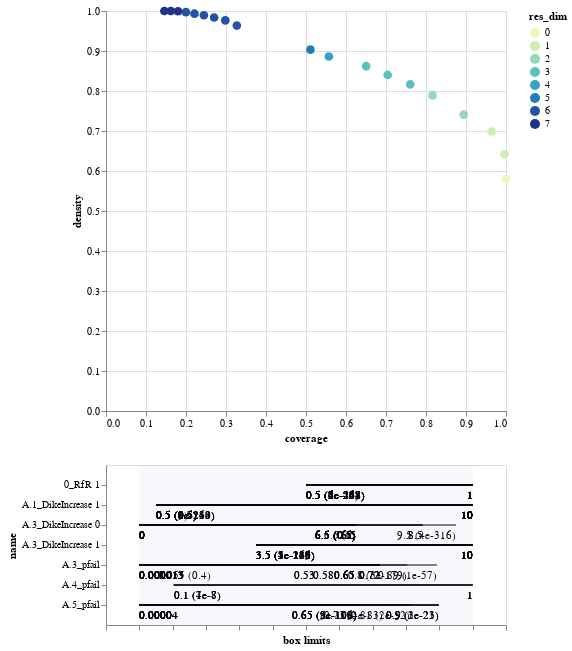

Notebook cell for this chart:
### Code cell
# Run this cell for an interactive plot
box_death_r10.inspect_tradeoff()

### Figure 1 — Vega-Lite specification as saved in the notebook (floating-point values rounded to 4 significant figures)
{"config": {"view": {"continuousWidth": 400, "continuousHeight": 300}}, "vconcat": [{"data": {"name": "data-34856928024be6ad184b5ddd061bc051"}, "mark": {"type": "circle", "size": 75}, "encoding": {"color": {"type": "ordinal", "field": "res_dim", "scale": {"range": ["#eff9b6", "#d0edb3", "#97d6b9", "#5dc0c0", "#31a5c2", "#1f80b8", "#2354a3", "#21318d"]}}, "opacity": {"condition": {"value": 1, "selection": "selector003"}, "value": 0.4}, "tooltip": [{"type": "ordinal", "field": "id"}, {"type": "quantitative", "field": "coverage", "format": ".2"}, {"type": "quantitative", "field": "density", "format": ".2"}, {"type": "ordinal", "field": "res_dim"}], "x": {"type": "quantitative", "field": "coverage"}, "y": {"type": "quantitative", "field": "density"}}, "height": 400, "selection": {"selector003": {"type": "single", "fields": ["id"]}}, "width": 400}, {"layer": [{"data": {"name": "data-080e286ee16fa32d88910ec360975a58"}, "mark": "rule", "encoding": {"x": {"type": "quantitative", "axis": {"grid": false, "labels": false, "title": "box limits"}, "field": "x_lower", "scale": {"domain": [0, 1], "padding": 0.1}}, "x2": {"field": "x_upper"}, "y": {"type": "nominal", "field": "name", "scale": {"padding": 1.0}}}, "transform": [{"calculate": "(datum.x1-datum.minimum)/(datum.maximum-datum.minimum)", "as": "x_lower"}, {"calculate": "(datum.x2-datum.minimum)/(datum.maximum-datum.minimum)", "as": "x_upper"}, {"filter": {"selection": "selector003"}}], "width": 400}, {"data": {"name": "data-080e286ee16fa32d88910ec360975a58"}, "mark": {"type": "text", "align": "left", "baseline": "top", "dy": 5}, "encoding": {"text": {"type": "ordinal", "field": "text"}, "x": {"type": "quantitative", "axis": {"grid": false, "labels": false, "title": "box limits"}, "field": "x_lower", "scale": {"domain": [0, 1], "padding": 0.1}}, "x2": {"field": "x_upper"}, "y": {"type": "nominal", "field": "name", "scale": {"padding": 1.0}}}, "transform": [{"calculate": "(datum.x1-datum.minimum)/(datum.maximum-datum.minimum)", "as": "x_lower"}, {"calculate": "(datum.x2-datum.minimum)/(datum.maximum-datum.minimum)", "as": "x_upper"}, {"filter": {"selection": "selector003"}}, {"calculate": "datum.qp_lower>0?format(datum.x1, \".2\")+\" (\"+format(datum.qp_lower, \".1~g\")+\")\" :format(datum.x1, \".2\")", "as": "text"}], "width": 400}, {"data": {"name": "data-080e286ee16fa32d88910ec360975a58"}, "mark": {"type": "text", "align": "right", "baseline": "top", "dy": 5}, "encoding": {"text": {"type": "ordinal", "field": "text"}, "x": {"type": "quantitative", "field": "x_upper"}, "x2": {"field": "x_upper"}, "y": {"type": "nominal", "field": "name", "scale": {"padding": 1.0}}}, "transform": [{"calculate": "(datum.x1-datum.minimum)/(datum.maximum-datum.minimum)", "as": "x_lower"}, {"calculate": "(datum.x2-datum.minimum)/(datum.maximum-datum.minimum)", "as": "x_upper"}, {"filter": {"selection": "selector003"}}, {"calculate": "datum.qp_upper>0?format(datum.x2, \".2\")+\" (\"+format(datum.qp_upper, \".1\")+\")\" :format(datum.x2, \".2\")", "as": "text"}], "width": 400}, {"data": {"name": "data-bb8d07f6df3d47a6a475317795287b23"}, "mark": {"type": "rect", "opacity": 0.05}, "encoding": {"x": {"type": "quantitative", "field": "start"}, "x2": {"field": "end"}}}, {"data": {"name": "data-d751713988987e9331980363e24189ce"}, "mark": "point", "encoding": {"x": {"type": "quantitative", "field": "x"}, "y": {"type": "nominal", "field": "name"}}, "transform": [{"filter": {"selection": "selector003"}}], "width": 400}, {"data": {"name": "data-d751713988987e9331980363e24189ce"}, "mark": {"type": "text", "align": "center", "baseline": "top", "dy": 5}, "encoding": {"text": {"type": "nominal", "field": "item"}, "x": {"type": "quantitative", "field": "x"}, "y": {"type": "nominal", "field": "name"}}, "transform": [{"filter": {"selection": "selector003"}}], "width": 400}]}], "$schema": "https://vega.github.io/schema/vega-lite/v4.8.1.json", "datasets": {"data-34856928024be6ad184b5ddd061bc051": [{"coverage": 1.0, "density": 0.5799, "id": 0, "mass": 1.0, "mean": 0.5799, "res_dim": 0}, {"coverage": 0.9962, "density": 0.6419, "id": 1, "mass": 0.9, "mean": 0.6419, "res_dim": 1}, {"coverage": 0.9641, "density": 0.6988, "id": 2, "mass": 0.8, "mean": 0.6988, "res_dim": 1}, {"coverage": 0.8943, "density": 0.7408, "id": 3, "mass": 0.7, "mean": 0.7408, "res_dim": 2}, {"coverage": 0.8165, "density": 0.7891, "id": 4, "mass": 0.6, "mean": 0.7891, "res_dim": 2}, {"coverage": 0.7605, "density": 0.8166, "id": 5, "mass": 0.54, "mean": 0.8166, "res_dim": 3}, {"coverage": 0.7042, "density": 0.8401, "id": 6, "mass": 0.486, "mean": 0.8401, "res_dim": 3}, {"coverage": 0.6504, "density": 0.8622, "id": 7, "mass": 0.4374, "mean": 0.8622, "res_dim": 3}, {"coverage": 0.5572, "density": 0.8863, "id": 8, "mass": 0.3645, "mean": 0.8863, "res_dim": 4}, {"coverage": 0.5111, "density": 0.9034, "id": 9, "mass": 0.3281, "mean": 0.9034, "res_dim": 5}, {"coverage": 0.3271, "density": 0.9636, "id": 10, "mass": 0.1968, "mean": 0.9636, "res_dim": 6}, {"coverage": 0.2983, "density": 0.9766, "id": 11, "mass": 0.1771, "mean": 0.9766, "res_dim": 6}, {"coverage": 0.2704, "density": 0.9837, "id": 12, "mass": 0.1594, "mean": 0.9837, "res_dim": 6}, {"coverage": 0.2447, "density": 0.9893, "id": 13, "mass": 0.1434, "mean": 0.9893, "res_dim": 6}, {"coverage": 0.2211, "density": 0.9933, "id": 14, "mass": 0.1291, "mean": 0.9933, "res_dim": 6}, {"coverage": 0.1997, "density": 0.9971, "id": 15, "mass": 0.1161, "mean": 0.9971, "res_dim": 6}, {"coverage": 0.1801, "density": 0.9994, "id": 16, "mass": 0.1045, "mean": 0.9994, "res_dim": 7}, {"coverage": 0.1621, "density": 0.9999, "id": 17, "mass": 0.09402, "mean": 0.9999, "res_dim": 7}, {"coverage": 0.1459, "density": 1.0, "id": 18, "mass": 0.0846, "mean": 1.0, "res_dim": 7}], "data-080e286ee16fa32d88910ec360975a58": [{"x1": 0.0, "x2": 9.5, "name": "A.3_DikeIncrease 0", "id": 1, "minimum": 0.0, "maximum": 10.0, "qp_lower": -1.0, "qp_upper": 4.367e-316}, {"x1": 0.0, "x2": 8.5, "name": "A.3_DikeIncrease 0", "id": 2, "minimum": 0.0, "maximum": 10.0, "qp_lower": -1.0, "qp_upper": 0.0}, {"x1": 0.5, "x2": 10.0, "name": "A.1_DikeIncrease 1", "id": 3, "minimum": 0.0, "maximum": 10.0, "qp_lower": 1.359e-133, "qp_upper": -1.0}, {"x1": 0.0, "x2": 8.5, "name": "A.3_DikeIncrease 0", "id": 3, "minimum": 0.0, "maximum": 10.0, "qp_lower": -1.0, "qp_upper": 0.0}, {"x1": 0.5, "x2": 10.0, "name": "A.1_DikeIncrease 1", "id": 4, "minimum": 0.0, "maximum": 10.0, "qp_lower": 8.949e-214, "qp_upper": -1.0}, {"x1": 0.0, "x2": 6.5, "name": "A.3_DikeIncrease 0", "id": 4, "minimum": 0.0, "maximum": 10.0, "qp_lower": -1.0, "qp_upper": 0.0}, {"x1": 1.327e-05, "x2": 0.8926, "name": "A.3_pfail", "id": 5, "minimum": 1.327e-05, "maximum": 0.9997, "qp_lower": -1.0, "qp_upper": 1.029e-57}, {"x1": 0.5, "x2": 10.0, "name": "A.1_DikeIncrease 1", "id": 5, "minimum": 0.0, "maximum": 10.0, "qp_lower": 1.024e-233, "qp_upper": -1.0}, {"x1": 0.0, "x2": 6.5, "name": "A.3_DikeIncrease 0", "id": 5, "minimum": 0.0, "maximum": 10.0, "qp_lower": -1.0, "qp_upper": 0.0}, {"x1": 1.327e-05, "x2": 0.8036, "name": "A.3_pfail", "id": 6, "minimum": 1.327e-05, "maximum": 0.9997, "qp_lower": -1.0, "qp_upper": 2.521e-179}, {"x1": 0.5, "x2": 10.0, "name": "A.1_DikeIncrease 1", "id": 6, "minimum": 0.0, "maximum": 10.0, "qp_lower": 2.237e-248, "qp_upper": -1.0}, {"x1": 0.0, "x2": 6.5, "name": "A.3_DikeIncrease 0", "id": 6, "minimum": 0.0, "maximum": 10.0, "qp_lower": -1.0, "qp_upper": 0.0}, {"x1": 1.327e-05, "x2": 0.7214, "name": "A.3_pfail", "id": 7, "minimum": 1.327e-05, "maximum": 0.9997, "qp_lower": -1.0, "qp_upper": 0.0}, {"x1": 0.5, "x2": 10.0, "name": "A.1_DikeIncrease 1", "id": 7, "minimum": 0.0, "maximum": 10.0, "qp_lower": 9.771e-261, "qp_upper": -1.0}, {"x1": 0.0, "x2": 6.5, "name": "A.3_DikeIncrease 0", "id": 7, "minimum": 0.0, "maximum": 10.0, "qp_lower": -1.0, "qp_upper": 0.0}, {"x1": 1.327e-05, "x2": 0.7214, "name": "A.3_pfail", "id": 8, "minimum": 1.327e-05, "maximum": 0.9997, "qp_lower": -1.0, "qp_upper": 0.0}, {"x1": 0.5, "x2": 1.0, "name": "0_RfR 1", "id": 8, "minimum": 0.0, "maximum": 1.0, "qp_lower": 5.16e-43, "qp_upper": -1.0}, {"x1": 0.5, "x2": 10.0, "name": "A.1_DikeIncrease 1", "id": 8, "minimum": 0.0, "maximum": 10.0, "qp_lower": 0.5041, "qp_upper": -1.0}, {"x1": 0.0, "x2": 6.5, "name": "A.3_DikeIncrease 0", "id": 8, "minimum": 0.0, "maximum": 10.0, "qp_lower": -1.0, "qp_upper": 0.5041}, {"x1": 1.327e-05, "x2": 0.7214, "name": "A.3_pfail", "id": 9, "minimum": 1.327e-05, "maximum": 0.9997, "qp_lower": -1.0, "qp_upper": 0.0}, {"x1": 4.033e-05, "x2": 0.8981, "name": "A.5_pfail", "id": 9, "minimum": 4.033e-05, "maximum": 0.9999, "qp_lower": -1.0, "qp_upper": 1.028e-23}, {"x1": 0.5, "x2": 1.0, "name": "0_RfR 1", "id": 9, "minimum": 0.0, "maximum": 1.0, "qp_lower": 3.596e-53, "qp_upper": -1.0}, {"x1": 0.5, "x2": 10.0, "name": "A.1_DikeIncrease 1", "id": 9, "minimum": 0.0, "maximum": 10.0, "qp_lower": 0.5047, "qp_upper": -1.0}, {"x1": 0.0, "x2": 6.5, "name": "A.3_DikeIncrease 0", "id": 9, "minimum": 0.0, "maximum": 10.0, "qp_lower": -1.0, "qp_upper": 0.5047}, {"x1": 1.327e-05, "x2": 0.7214, "name": "A.3_pfail", "id": 10, "minimum": 1.327e-05, "maximum": 0.9997, "qp_lower": -1.0, "qp_upper": 0.0}, {"x1": 4.033e-05, "x2": 0.8981, "name": "A.5_pfail", "id": 10, "minimum": 4.033e-05, "maximum": 0.9999, "qp_lower": -1.0, "qp_upper": 3.14e-21}, {"x1": 0.5, "x2": 1.0, "name": "0_RfR 1", "id": 10, "minimum": 0.0, "maximum": 1.0, "qp_lower": 3.538e-202, "qp_upper": -1.0}, {"x1": 0.5, "x2": 10.0, "name": "A.1_DikeIncrease 1", "id": 10, "minimum": 0.0, "maximum": 10.0, "qp_lower": 0.5099, "qp_upper": -1.0}, {"x1": 0.0, "x2": 6.5, "name": "A.3_DikeIncrease 0", "id": 10, "minimum": 0.0, "maximum": 10.0, "qp_lower": -1.0, "qp_upper": 0.5099}, {"x1": 3.5, "x2": 10.0, "name": "A.3_DikeIncrease 1", "id": 10, "minimum": 0.0, "maximum": 10.0, "qp_lower": 4.423e-230, "qp_upper": -1.0}, {"x1": 1.327e-05, "x2": 0.6479, "name": "A.3_pfail", "id": 11, "minimum": 1.327e-05, "maximum": 0.9997, "qp_lower": -1.0, "qp_upper": 0.0}, {"x1": 4.033e-05, "x2": 0.8981, "name": "A.5_pfail", "id": 11, "minimum": 4.033e-05, "maximum": 0.9999, "qp_lower": -1.0, "qp_upper": 1.826e-23}, {"x1": 0.5, "x2": 1.0, "name": "0_RfR 1", "id": 11, "minimum": 0.0, "maximum": 1.0, "qp_lower": 2.049e-232, "qp_upper": -1.0}, {"x1": 0.5, "x2": 10.0, "name": "A.1_DikeIncrease 1", "id": 11, "minimum": 0.0, "maximum": 10.0, "qp_lower": 0.5131, "qp_upper": -1.0}, {"x1": 0.0, "x2": 6.5, "name": "A.3_DikeIncrease 0", "id": 11, "minimum": 0.0, "maximum": 10.0, "qp_lower": -1.0, "qp_upper": 0.5131}, {"x1": 3.5, "x2": 10.0, "name": "A.3_DikeIncrease 1", "id": 11, "minimum": 0.0, "maximum": 10.0, "qp_lower": 3.256e-242, "qp_upper": -1.0}, {"x1": 1.327e-05, "x2": 0.6479, "name": "A.3_pfail", "id": 12, "minimum": 1.327e-05, "maximum": 0.9997, "qp_lower": -1.0, "qp_upper": 0.0}, {"x1": 4.033e-05, "x2": 0.8133, "name": "A.5_pfail", "id": 12, "minimum": 4.033e-05, "maximum": 0.9999, "qp_lower": -1.0, "qp_upper": 1.535e-52}, {"x1": 0.5, "x2": 1.0, "name": "0_RfR 1", "id": 12, "minimum": 0.0, "maximum": 1.0, "qp_lower": 6.644e-252, "qp_upper": -1.0}, {"x1": 0.5, "x2": 10.0, "name": "A.1_DikeIncrease 1", "id": 12, "minimum": 0.0, "maximum": 10.0, "qp_lower": 0.5165, "qp_upper": -1.0}, {"x1": 0.0, "x2": 6.5, "name": "A.3_DikeIncrease 0", "id": 12, "minimum": 0.0, "maximum": 10.0, "qp_lower": -1.0, "qp_upper": 0.5165}, {"x1": 3.5, "x2": 10.0, "name": "A.3_DikeIncrease 1", "id": 12, "minimum": 0.0, "maximum": 10.0, "qp_lower": 1.396e-213, "qp_upper": -1.0}, {"x1": 1.327e-05, "x2": 0.6479, "name": "A.3_pfail", "id": 13, "minimum": 1.327e-05, "maximum": 0.9997, "qp_lower": -1.0, "qp_upper": 0.0}, {"x1": 4.033e-05, "x2": 0.731, "name": "A.5_pfail", "id": 13, "minimum": 4.033e-05, "maximum": 0.9999, "qp_lower": -1.0, "qp_upper": 4.484e-83}, {"x1": 0.5, "x2": 1.0, "name": "0_RfR 1", "id": 13, "minimum": 0.0, "maximum": 1.0, "qp_lower": 5.815e-265, "qp_upper": -1.0}, {"x1": 0.5, "x2": 10.0, "name": "A.1_DikeIncrease 1", "id": 13, "minimum": 0.0, "maximum": 10.0, "qp_lower": 0.5214, "qp_upper": -1.0}, {"x1": 0.0, "x2": 6.5, "name": "A.3_DikeIncrease 0", "id": 13, "minimum": 0.0, "maximum": 10.0, "qp_lower": -1.0, "qp_upper": 0.5214}, {"x1": 3.5, "x2": 10.0, "name": "A.3_DikeIncrease 1", "id": 13, "minimum": 0.0, "maximum": 10.0, "qp_lower": 4.692e-187, "qp_upper": -1.0}, {"x1": 1.327e-05, "x2": 0.6479, "name": "A.3_pfail", "id": 14, "minimum": 1.327e-05, "maximum": 0.9997, "qp_lower": -1.0, "qp_upper": 0.0}, {"x1": 4.033e-05, "x2": 0.652, "name": "A.5_pfail", "id": 14, "minimum": 4.033e-05, "maximum": 0.9999, "qp_lower": -1.0, "qp_upper": 8.825e-108}, {"x1": 0.5, "x2": 1.0, "name": "0_RfR 1", "id": 14, "minimum": 0.0, "maximum": 1.0, "qp_lower": 1.893e-268, "qp_upper": -1.0}, {"x1": 0.5, "x2": 10.0, "name": "A.1_DikeIncrease 1", "id": 14, "minimum": 0.0, "maximum": 10.0, "qp_lower": 0.5285, "qp_upper": -1.0}, {"x1": 0.0, "x2": 6.5, "name": "A.3_DikeIncrease 0", "id": 14, "minimum": 0.0, "maximum": 10.0, "qp_lower": -1.0, "qp_upper": 0.5285}, {"x1": 3.5, "x2": 10.0, "name": "A.3_DikeIncrease 1", "id": 14, "minimum": 0.0, "maximum": 10.0, "qp_lower": 1.099e-149, "qp_upper": -1.0}, {"x1": 1.327e-05, "x2": 0.5827, "name": "A.3_pfail", "id": 15, "minimum": 1.327e-05, "maximum": 0.9997, "qp_lower": -1.0, "qp_upper": 0.0}, {"x1": 4.033e-05, "x2": 0.652, "name": "A.5_pfail", "id": 15, "minimum": 4.033e-05, "maximum": 0.9999, "qp_lower": -1.0, "qp_upper": 4.515e-116}, {"x1": 0.5, "x2": 1.0, "name": "0_RfR 1", "id": 15, "minimum": 0.0, "maximum": 1.0, "qp_lower": 1.518e-268, "qp_upper": -1.0}, {"x1": 0.5, "x2": 10.0, "name": "A.1_DikeIncrease 1", "id": 15, "minimum": 0.0, "maximum": 10.0, "qp_lower": 0.5454, "qp_upper": -1.0}, {"x1": 0.0, "x2": 6.5, "name": "A.3_DikeIncrease 0", "id": 15, "minimum": 0.0, "maximum": 10.0, "qp_lower": -1.0, "qp_upper": 0.5454}, {"x1": 3.5, "x2": 10.0, "name": "A.3_DikeIncrease 1", "id": 15, "minimum": 0.0, "maximum": 10.0, "qp_lower": 3.308e-143, "qp_upper": -1.0}, {"x1": 1.327e-05, "x2": 0.5827, "name": "A.3_pfail", "id": 16, "minimum": 1.327e-05, "maximum": 0.9997, "qp_lower": -1.0, "qp_upper": 0.0}, {"x1": 0.1031, "x2": 0.9999, "name": "A.4_pfail", "id": 16, "minimum": 6.028e-05, "maximum": 0.9999, "qp_lower": 7.056e-08, "qp_upper": -1.0}, {"x1": 4.033e-05, "x2": 0.652, "name": "A.5_pfail", "id": 16, "minimum": 4.033e-05, "maximum": 0.9999, "qp_lower": -1.0, "qp_upper": 8.092e-109}, {"x1": 0.5, "x2": 1.0, "name": "0_RfR 1", "id": 16, "minimum": 0.0, "maximum": 1.0, "qp_lower": 2.737e-273, "qp_upper": -1.0}, {"x1": 0.5, "x2": 10.0, "name": "A.1_DikeIncrease 1", "id": 16, "minimum": 0.0, "maximum": 10.0, "qp_lower": 0.6063, "qp_upper": -1.0}, {"x1": 0.0, "x2": 6.5, "name": "A.3_DikeIncrease 0", "id": 16, "minimum": 0.0, "maximum": 10.0, "qp_lower": -1.0, "qp_upper": 0.6063}, {"x1": 3.5, "x2": 10.0, "name": "A.3_DikeIncrease 1", "id": 16, "minimum": 0.0, "maximum": 10.0, "qp_lower": 1.286e-165, "qp_upper": -1.0}, {"x1": 1.327e-05, "x2": 0.5258, "name": "A.3_pfail", "id": 17, "minimum": 1.327e-05, "maximum": 0.9997, "qp_lower": -1.0, "qp_upper": 0.0}, {"x1": 0.1031, "x2": 0.9999, "name": "A.4_pfail", "id": 17, "minimum": 6.028e-05, "maximum": 0.9999, "qp_lower": 1.229e-07, "qp_upper": -1.0}, {"x1": 4.033e-05, "x2": 0.652, "name": "A.5_pfail", "id": 17, "minimum": 4.033e-05, "maximum": 0.9999, "qp_lower": -1.0, "qp_upper": 2.443e-102}, {"x1": 0.5, "x2": 1.0, "name": "0_RfR 1", "id": 17, "minimum": 0.0, "maximum": 1.0, "qp_lower": 5.61e-244, "qp_upper": -1.0}, {"x1": 0.5, "x2": 10.0, "name": "A.1_DikeIncrease 1", "id": 17, "minimum": 0.0, "maximum": 10.0, "qp_lower": 0.7358, "qp_upper": -1.0}, {"x1": 0.0, "x2": 6.5, "name": "A.3_DikeIncrease 0", "id": 17, "minimum": 0.0, "maximum": 10.0, "qp_lower": -1.0, "qp_upper": 0.7358}, {"x1": 3.5, "x2": 10.0, "name": "A.3_DikeIncrease 1", "id": 17, "minimum": 0.0, "maximum": 10.0, "qp_lower": 5.141e-136, "qp_upper": -1.0}, {"x1": 0.0549, "x2": 0.5258, "name": "A.3_pfail", "id": 18, "minimum": 1.327e-05, "maximum": 0.9997, "qp_lower": 0.4066, "qp_upper": 0.0}, {"x1": 0.1031, "x2": 0.9999, "name": "A.4_pfail", "id": 18, "minimum": 6.028e-05, "maximum": 0.9999, "qp_lower": 3.756e-08, "qp_upper": -1.0}, {"x1": 4.033e-05, "x2": 0.652, "name": "A.5_pfail", "id": 18, "minimum": 4.033e-05, "maximum": 0.9999, "qp_lower": -1.0, "qp_upper": 4.933e-100}, {"x1": 0.5, "x2": 1.0, "name": "0_RfR 1", "id": 18, "minimum": 0.0, "maximum": 1.0, "qp_lower": 3.05e-247, "qp_upper": -1.0}, {"x1": 0.5, "x2": 10.0, "name": "A.1_DikeIncrease 1", "id": 18, "minimum": 0.0, "maximum": 10.0, "qp_lower": 1.0, "qp_upper": -1.0}, {"x1": 0.0, "x2": 6.5, "name": "A.3_DikeIncrease 0", "id": 18, "minimum": 0.0, "maximum": 10.0, "qp_lower": -1.0, "qp_upper": 1.0}, {"x1": 3.5, "x2": 10.0, "name": "A.3_DikeIncrease 1", "id": 18, "minimum": 0.0, "maximum": 10.0, "qp_lower": 1.618e-138, "qp_upper": -1.0}], "data-bb8d07f6df3d47a6a475317795287b23": [{"start": 0, "end": 1}], "data-d751713988987e9331980363e24189ce": []}}
